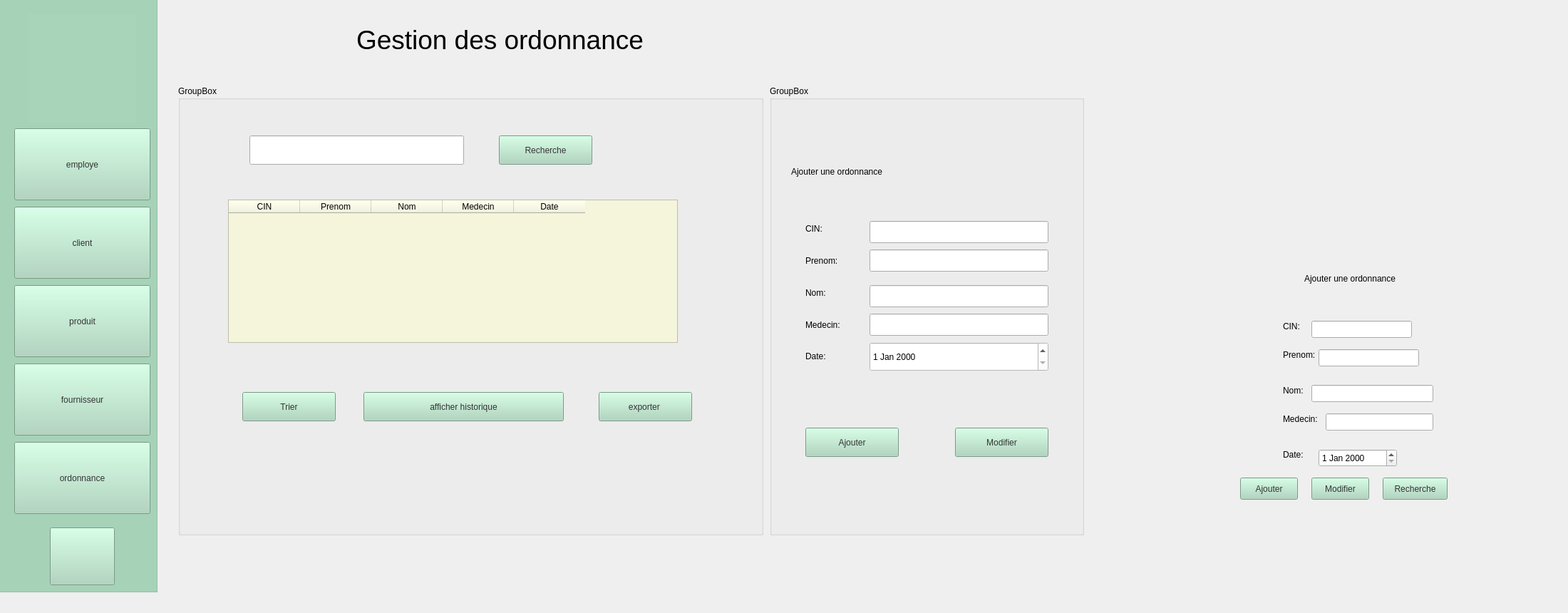
    <widget class="QWidget" name="ordonnance">
     <widget class="QLineEdit" name="prenomEdit">
      <property name="geometry">
       <rect>
        <x>1850</x>
        <y>490</y>
        <width>141</width>
        <height>24</height>
       </rect>
      </property>
     </widget>
     <widget class="QLabel" name="label_8">
      <property name="geometry">
       <rect>
        <x>500</x>
        <y>30</y>
        <width>561</width>
        <height>51</height>
       </rect>
      </property>
      <property name="font">
       <font>
        <family>Segoe UI</family>
        <pointsize>28</pointsize>
        <italic>false</italic>
        <bold>false</bold>
       </font>
      </property>
      <property name="styleSheet">
       <string notr="true">color: rgb(0, 0, 0);
font: 28pt &quot;Segoe UI&quot;;</string>
      </property>
      <property name="text">
       <string>Gestion des ordonnance</string>
      </property>
     </widget>
     <widget class="QLineEdit" name="nomEdit">
      <property name="geometry">
       <rect>
        <x>1840</x>
        <y>540</y>
        <width>171</width>
        <height>24</height>
       </rect>
      </property>
     </widget>
     <widget class="QLabel" name="label_9">
      <property name="geometry">
       <rect>
        <x>1800</x>
        <y>540</y>
        <width>49</width>
        <height>16</height>
       </rect>
      </property>
      <property name="styleSheet">
       <string notr="true">color: rgb(0, 0, 0);</string>
      </property>
      <property name="text">
       <string>Nom:</string>
      </property>
     </widget>
     <widget class="QPushButton" name="pushButton">
      <property name="geometry">
       <rect>
        <x>1940</x>
        <y>670</y>
        <width>91</width>
        <height>31</height>
       </rect>
      </property>
      <property name="styleSheet">
       <string notr="true">background-color: rgb(168, 213, 186);
font: 14pt &quot;Segoe UI&quot;;
color: rgb(51, 51, 51);</string>
      </property>
      <property name="text">
       <string>Recherche</string>
      </property>
     </widget>
     <widget class="QDateEdit" name="dateEdit">
      <property name="geometry">
       <rect>
        <x>1850</x>
        <y>630</y>
        <width>110</width>
        <height>25</height>
       </rect>
      </property>
      <property name="styleSheet">
       <string notr="true">color: rgb(0, 0, 0);
</string>
      </property>
     </widget>
     <widget class="QLineEdit" name="cinEdit">
      <property name="geometry">
       <rect>
        <x>1840</x>
        <y>450</y>
        <width>141</width>
        <height>24</height>
       </rect>
      </property>
     </widget>
     <widget class="QLabel" name="label_10">
      <property name="geometry">
       <rect>
        <x>1800</x>
        <y>490</y>
        <width>49</width>
        <height>16</height>
       </rect>
      </property>
      <property name="styleSheet">
       <string notr="true">color: rgb(0, 0, 0);
</string>
      </property>
      <property name="text">
       <string>Prenom:</string>
      </property>
     </widget>
     <widget class="QLabel" name="label_12">
      <property name="geometry">
       <rect>
        <x>1800</x>
        <y>580</y>
        <width>49</width>
        <height>16</height>
       </rect>
      </property>
      <property name="styleSheet">
       <string notr="true">color: rgb(0, 0, 0);</string>
      </property>
      <property name="text">
       <string>Medecin:</string>
      </property>
     </widget>
     <widget class="QPushButton" name="quitButton">
      <property name="geometry">
       <rect>
        <x>1840</x>
        <y>670</y>
        <width>81</width>
        <height>31</height>
       </rect>
      </property>
      <property name="styleSheet">
       <string notr="true">background-color: rgb(168, 213, 186);
font: 14pt &quot;Segoe UI&quot;;
color: rgb(51, 51, 51);</string>
      </property>
      <property name="text">
       <string>Modifier</string>
      </property>
     </widget>
     <widget class="QPushButton" name="addButton">
      <property name="geometry">
       <rect>
        <x>1740</x>
        <y>670</y>
        <width>81</width>
        <height>31</height>
       </rect>
      </property>
      <property name="styleSheet">
       <string notr="true">background-color: rgb(168, 213, 186);
font: 14pt &quot;Segoe UI&quot;;
color: rgb(51, 51, 51);</string>
      </property>
      <property name="text">
       <string>Ajouter</string>
      </property>
     </widget>
     <widget class="QLineEdit" name="medecinEdit">
      <property name="geometry">
       <rect>
        <x>1860</x>
        <y>580</y>
        <width>151</width>
        <height>24</height>
       </rect>
      </property>
     </widget>
     <widget class="QLabel" name="label_13">
      <property name="geometry">
       <rect>
        <x>1800</x>
        <y>630</y>
        <width>49</width>
        <height>16</height>
       </rect>
      </property>
      <property name="styleSheet">
       <string notr="true">color: rgb(0, 0, 0);</string>
      </property>
      <property name="text">
       <string>Date:</string>
      </property>
     </widget>
     <widget class="QLabel" name="label_14">
      <property name="geometry">
       <rect>
        <x>1830</x>
        <y>340</y>
        <width>361</width>
        <height>101</height>
       </rect>
      </property>
      <property name="styleSheet">
       <string notr="true">font: 700 italic 10pt &quot;Segoe UI&quot;;
color: rgb(0, 0, 0);</string>
      </property>
      <property name="text">
       <string>Ajouter une ordonnance</string>
      </property>
     </widget>
     <widget class="QLabel" name="label_16">
      <property name="geometry">
       <rect>
        <x>1800</x>
        <y>450</y>
        <width>49</width>
        <height>16</height>
       </rect>
      </property>
      <property name="styleSheet">
       <string notr="true">color: rgb(0, 0, 0);</string>
      </property>
      <property name="text">
       <string>CIN:</string>
      </property>
     </widget>
     <widget class="QGroupBox" name="menu_5">
      <property name="geometry">
       <rect>
        <x>-10</x>
        <y>-20</y>
        <width>231</width>
        <height>851</height>
       </rect>
      </property>
      <property name="styleSheet">
       <string notr="true">background-color: rgb(168, 213, 186);</string>
      </property>
      <property name="title">
       <string/>
      </property>
      <widget class="QPushButton" name="bem_6">
       <property name="geometry">
        <rect>
         <x>30</x>
         <y>200</y>
         <width>191</width>
         <height>101</height>
        </rect>
       </property>
       <property name="styleSheet">
        <string notr="true">background-color: rgb(168, 213, 186);
border-color: rgb(0, 0, 0);
color: rgb(51, 51, 51);
font: 18pt &quot;Segoe UI&quot;;</string>
       </property>
       <property name="text">
        <string>employe</string>
       </property>
      </widget>
      <widget class="QPushButton" name="bc_6">
       <property name="geometry">
        <rect>
         <x>30</x>
         <y>310</y>
         <width>191</width>
         <height>101</height>
        </rect>
       </property>
       <property name="styleSheet">
        <string notr="true">background-color: rgb(168, 213, 186);
color: rgb(51, 51, 51);
font: 18pt &quot;Segoe UI&quot;;
</string>
       </property>
       <property name="text">
        <string>client</string>
       </property>
      </widget>
      <widget class="QPushButton" name="bo_6">
       <property name="geometry">
        <rect>
         <x>30</x>
         <y>640</y>
         <width>191</width>
         <height>101</height>
        </rect>
       </property>
       <property name="styleSheet">
        <string notr="true">background-color: rgb(168, 213, 186);
color: rgb(51, 51, 51);
font: 18pt &quot;Segoe UI&quot;;</string>
       </property>
       <property name="text">
        <string>ordonnance</string>
       </property>
      </widget>
      <widget class="QLabel" name="label_40">
       <property name="geometry">
        <rect>
         <x>50</x>
         <y>40</y>
         <width>151</width>
         <height>151</height>
        </rect>
       </property>
       <property name="styleSheet">
        <string notr="true">background-image: url(:/logo1.png);</string>
       </property>
       <property name="text">
        <string/>
       </property>
      </widget>
      <widget class="QPushButton" name="bp_6">
       <property name="geometry">
        <rect>
         <x>30</x>
         <y>420</y>
         <width>191</width>
         <height>101</height>
        </rect>
       </property>
       <property name="styleSheet">
        <string notr="true">background-color: rgb(168, 213, 186);
color: rgb(51, 51, 51);
font: 18pt &quot;Segoe UI&quot;;
</string>
       </property>
       <property name="text">
        <string>produit</string>
       </property>
      </widget>
      <widget class="QPushButton" name="bf_6">
       <property name="geometry">
        <rect>
         <x>30</x>
         <y>530</y>
         <width>191</width>
         <height>101</height>
        </rect>
       </property>
       <property name="styleSheet">
        <string notr="true">background-color: rgb(168, 213, 186);
color: rgb(51, 51, 51);
font: 18pt &quot;Segoe UI&quot;;
</string>
       </property>
       <property name="text">
        <string>fournisseur</string>
       </property>
      </widget>
      <widget class="QPushButton" name="bquitter_2">
       <property name="geometry">
        <rect>
         <x>80</x>
         <y>760</y>
         <width>91</width>
         <height>81</height>
        </rect>
       </property>
       <property name="styleSheet">
        <string notr="true">background-color: rgb(168, 213, 186);
background-image: url(:/pngegg (1) (1) (1).png);
color: rgb(51, 51, 51);</string>
       </property>
       <property name="text">
        <string/>
       </property>
      </widget>
     </widget>
     <widget class="QGroupBox" name="groupBox_6">
      <property name="geometry">
       <rect>
        <x>250</x>
        <y>120</y>
        <width>821</width>
        <height>631</height>
       </rect>
      </property>
      <property name="title">
       <string>GroupBox</string>
      </property>
      <widget class="QPushButton" name="btrier_o">
       <property name="geometry">
        <rect>
         <x>90</x>
         <y>430</y>
         <width>131</width>
         <height>41</height>
        </rect>
       </property>
       <property name="styleSheet">
        <string notr="true">background-color: rgb(168, 213, 186);
font: 14pt &quot;Segoe UI&quot;;
color: rgb(51, 51, 51);</string>
       </property>
       <property name="text">
        <string>Trier</string>
       </property>
      </widget>
      <widget class="QPushButton" name="brechercher_o">
       <property name="geometry">
        <rect>
         <x>450</x>
         <y>70</y>
         <width>131</width>
         <height>41</height>
        </rect>
       </property>
       <property name="styleSheet">
        <string notr="true">background-color: rgb(168, 213, 186);
font: 14pt &quot;Segoe UI&quot;;
color: rgb(51, 51, 51);</string>
       </property>
       <property name="text">
        <string>Recherche</string>
       </property>
      </widget>
      <widget class="QTableWidget" name="tableWidget_5">
       <property name="geometry">
        <rect>
         <x>70</x>
         <y>160</y>
         <width>631</width>
         <height>201</height>
        </rect>
       </property>
       <property name="styleSheet">
        <string notr="true">color: rgb(0, 0, 0);
background-color: rgb(245, 245, 220);</string>
       </property>
       <column>
        <property name="text">
         <string>CIN</string>
        </property>
       </column>
       <column>
        <property name="text">
         <string>Prenom</string>
        </property>
       </column>
       <column>
        <property name="text">
         <string>Nom</string>
        </property>
       </column>
       <column>
        <property name="text">
         <string>Medecin</string>
        </property>
       </column>
       <column>
        <property name="text">
         <string>Date</string>
        </property>
       </column>
      </widget>
      <widget class="QLineEdit" name="linerechercher_o">
       <property name="geometry">
        <rect>
         <x>100</x>
         <y>70</y>
         <width>301</width>
         <height>41</height>
        </rect>
       </property>
      </widget>
      <widget class="QPushButton" name="bexporter_o">
       <property name="geometry">
        <rect>
         <x>590</x>
         <y>430</y>
         <width>131</width>
         <height>41</height>
        </rect>
       </property>
       <property name="styleSheet">
        <string notr="true">background-color: rgb(168, 213, 186);
font: 14pt &quot;Segoe UI&quot;;
color: rgb(51, 51, 51);</string>
       </property>
       <property name="text">
        <string>exporter </string>
       </property>
      </widget>
      <widget class="QPushButton" name="bafficherhist_o">
       <property name="geometry">
        <rect>
         <x>260</x>
         <y>430</y>
         <width>281</width>
         <height>41</height>
        </rect>
       </property>
       <property name="styleSheet">
        <string notr="true">background-color: rgb(168, 213, 186);
font: 14pt &quot;Segoe UI&quot;;
color: rgb(51, 51, 51);</string>
       </property>
       <property name="text">
        <string>afficher historique</string>
       </property>
      </widget>
     </widget>
     <widget class="QGroupBox" name="groupBox_o">
      <property name="geometry">
       <rect>
        <x>1080</x>
        <y>120</y>
        <width>441</width>
        <height>631</height>
       </rect>
      </property>
      <property name="title">
       <string>GroupBox</string>
      </property>
      <widget class="QPushButton" name="bajouter_o">
       <property name="geometry">
        <rect>
         <x>50</x>
         <y>480</y>
         <width>131</width>
         <height>41</height>
        </rect>
       </property>
       <property name="styleSheet">
        <string notr="true">background-color: rgb(168, 213, 186);
font: 14pt &quot;Segoe UI&quot;;
color: rgb(51, 51, 51);</string>
       </property>
       <property name="text">
        <string>Ajouter</string>
       </property>
      </widget>
      <widget class="QLabel" name="label_17">
       <property name="geometry">
        <rect>
         <x>50</x>
         <y>280</y>
         <width>49</width>
         <height>21</height>
        </rect>
       </property>
       <property name="styleSheet">
        <string notr="true">color: rgb(0, 0, 0);
font: 12pt &quot;Segoe UI&quot;;</string>
       </property>
       <property name="text">
        <string>Nom:</string>
       </property>
      </widget>
      <widget class="QLineEdit" name="linenom_o">
       <property name="geometry">
        <rect>
         <x>140</x>
         <y>280</y>
         <width>251</width>
         <height>31</height>
        </rect>
       </property>
      </widget>
      <widget class="QLineEdit" name="linecin_o">
       <property name="geometry">
        <rect>
         <x>140</x>
         <y>190</y>
         <width>251</width>
         <height>31</height>
        </rect>
       </property>
      </widget>
      <widget class="QLabel" name="label_19">
       <property name="geometry">
        <rect>
         <x>50</x>
         <y>320</y>
         <width>81</width>
         <height>31</height>
        </rect>
       </property>
       <property name="styleSheet">
        <string notr="true">color: rgb(0, 0, 0);
font: 12pt &quot;Segoe UI&quot;;</string>
       </property>
       <property name="text">
        <string>Medecin:</string>
       </property>
      </widget>
      <widget class="QDateEdit" name="linedate_o">
       <property name="geometry">
        <rect>
         <x>140</x>
         <y>360</y>
         <width>251</width>
         <height>41</height>
        </rect>
       </property>
       <property name="styleSheet">
        <string notr="true">background-color: rgb(255, 255, 255);
color: rgb(0, 0, 0);
</string>
       </property>
      </widget>
      <widget class="QLineEdit" name="linemedecin_o">
       <property name="geometry">
        <rect>
         <x>140</x>
         <y>320</y>
         <width>251</width>
         <height>31</height>
        </rect>
       </property>
      </widget>
      <widget class="QLabel" name="label_21">
       <property name="geometry">
        <rect>
         <x>30</x>
         <y>70</y>
         <width>381</width>
         <height>101</height>
        </rect>
       </property>
       <property name="styleSheet">
        <string notr="true">font: 13pt &quot;Segoe UI&quot;;
color: rgb(0, 0, 0);</string>
       </property>
       <property name="text">
        <string>Ajouter une ordonnance</string>
       </property>
      </widget>
      <widget class="QLabel" name="label_20">
       <property name="geometry">
        <rect>
         <x>50</x>
         <y>370</y>
         <width>51</width>
         <height>20</height>
        </rect>
       </property>
       <property name="styleSheet">
        <string notr="true">color: rgb(0, 0, 0);
font: 12pt &quot;Segoe UI&quot;;</string>
       </property>
       <property name="text">
        <string>Date:</string>
       </property>
      </widget>
      <widget class="QLabel" name="label_37">
       <property name="geometry">
        <rect>
         <x>50</x>
         <y>190</y>
         <width>49</width>
         <height>21</height>
        </rect>
       </property>
       <property name="styleSheet">
        <string notr="true">color: rgb(0, 0, 0);
font: 12pt &quot;Segoe UI&quot;;</string>
       </property>
       <property name="text">
        <string>CIN:</string>
       </property>
      </widget>
      <widget class="QLabel" name="label_18">
       <property name="geometry">
        <rect>
         <x>50</x>
         <y>230</y>
         <width>81</width>
         <height>31</height>
        </rect>
       </property>
       <property name="styleSheet">
        <string notr="true">color: rgb(0, 0, 0);
font: 12pt &quot;Segoe UI&quot;;
</string>
       </property>
       <property name="text">
        <string>Prenom:</string>
       </property>
      </widget>
      <widget class="QLineEdit" name="lineprenom_o">
       <property name="geometry">
        <rect>
         <x>140</x>
         <y>230</y>
         <width>251</width>
         <height>31</height>
        </rect>
       </property>
      </widget>
      <widget class="QPushButton" name="bmodifier_o">
       <property name="geometry">
        <rect>
         <x>260</x>
         <y>480</y>
         <width>131</width>
         <height>41</height>
        </rect>
       </property>
       <property name="styleSheet">
        <string notr="true">background-color: rgb(168, 213, 186);
font: 14pt &quot;Segoe UI&quot;;
color: rgb(51, 51, 51);</string>
       </property>
       <property name="text">
        <string>Modifier</string>
       </property>
      </widget>
     </widget>
    </widget>
